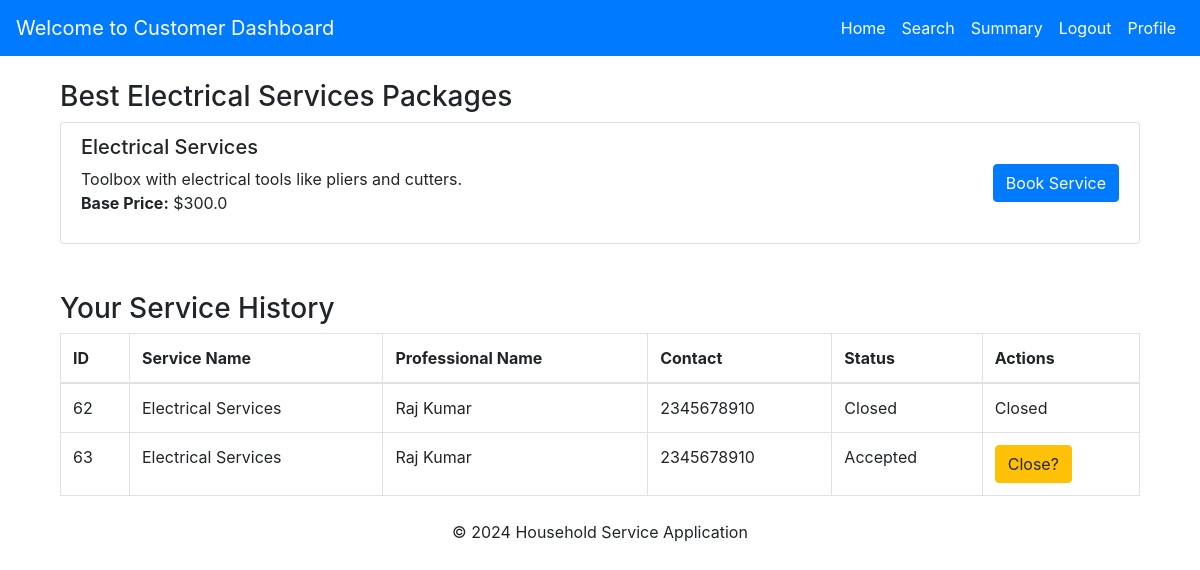
The page /customer/subcategory/5 (signed in) on the database its author committed.
### models.py (models this page shows, shortened)
class Service(db.Model):
    __tablename__ = 'service'
    service_id = db.Column(db.Integer, primary_key=True, autoincrement=True, nullable=False)
    user_id = db.Column(db.Integer, db.ForeignKey('users.user_id'), default=1, nullable=True)
    prof_id = db.Column(db.Integer, db.ForeignKey('service_professionals.prof_id'), default=1, nullable=True)
    name = db.Column(db.String(100), nullable=True)
    new_service_name = db.Column(db.String(100), nullable=True)
    description = db.Column(db.Text, nullable=True)
    base_price = db.Column(db.Float, nullable=False)
    date_created = db.Column(db.DateTime, default=datetime.utcnow)
    image = db.Column(db.String(255), nullable=True)

class ServiceRequest(db.Model):
    __tablename__ = 'service_requests'
    req_id = db.Column(db.Integer, primary_key=True, autoincrement=True, nullable=False)
    user_id = db.Column(db.Integer, db.ForeignKey('users.user_id'), nullable=True)
    service_id = db.Column(db.Integer, db.ForeignKey('service.service_id'), nullable=True)
    prof_id = db.Column(db.Integer, db.ForeignKey('service_professionals.prof_id'), nullable=True)
    status = db.Column(db.String(20), default='Requested', nullable=False)
    rating = db.Column(db.Integer)
    remarks = db.Column(db.String(255))
    requested_date = db.Column(db.DateTime, default=datetime.utcnow, nullable=False)
    close_date = db.Column(db.DateTime, default=datetime.utcnow, nullable=False)
    service = db.relationship('Service', backref='requests')
    professional = db.relationship('ServiceProfessional', backref='requests')

class ServiceProfessional(UserMixin, db.Model):
    __tablename__ = 'service_professionals'
    prof_id = db.Column(db.Integer, primary_key=True, autoincrement=True, nullable=False)  # Auto-increment primary key
    username = db.Column(db.String(255), unique=True, nullable=False)  # Unique username
    password = db.Column(db.String(200), nullable=False)  # Store hashed password
    prof_name = db.Column(db.String(250), nullable=False)  # Name of the professional
    service_type = db.Column(db.String(100), nullable=False)  # Type of service offered
    experience = db.Column(db.String(100), nullable=False)  # Years of experience
    address = db.Column(db.Text, nullable=False)  # Address
    contact = db.Column(db.String(15), nullable=False)  # Contact number
    pincode = db.Column(db.String(10), nullable=False)  # Pincode/ZIP code
    date_created = db.Column(db.DateTime, default=func.now(), nullable=False)  # Automatically set to current timestamp
    status = db.Column(db.Text, default=ProfessionalStatus.PENDING, nullable=False)  # Status stored as text
    role = db.Column(db.String(50), default='service_professional', nullable=False)
    service_requests = db.relationship('ServiceRequest', backref='service_professionals', lazy=True)

### customer_routes.py (the view, shortened to what this page needs)
@customer_bp.route('/subcategory/<int:service_id>', methods=['GET'])
def subcategory(service_id):
    service = Service.query.get(service_id)
    if not service:
        flash("Service not found!", "error")
        return redirect(url_for('customer.dashboard'))
    user_id = session.get('user_id')  # Get logged-in user's ID
    if not user_id:
        flash("You need to log in to access this page.", "danger")
        return redirect(url_for('main.login'))  # Redirect to login page
    services = Service.query.filter(Service.service_id == service_id).all()
    service_history = ServiceRequest.query.filter_by(service_id=service_id, user_id=user_id).all()
    return render_template(
        'user_panel/subcategory.html',
        service=service,
        services=services,
        service_history=service_history
    )

### templates/user_panel/subcategory.html (shortened to what this page needs)
{% extends 'user_panel/base.html' %}
{% block content %}
<div class="container">
    <section class="services mt-4">
        <h3>Best {{ service.name }} Packages</h3>
        <div class="list-group">
            {% for service in services %}
            <div class="list-group-item d-flex justify-content-between align-items-center">
                <div>
                    <h5>{{ service.name }}</h5>
                    <p>{{ service.description }}<br>
                    <strong>Base Price:</strong> ${{ service.base_price }}</p>
                </div>
                <a href="{{ url_for('customer.subcategory', service_id=service.service_id, action='book_service') }}"
                   class="btn btn-primary">Book Service</a>
            </div>
            {% endfor %}
        </div>
    </section>
    <section class="service-history mt-5">
        <h3>Your Service History</h3>
        <table class="table table-bordered">
            <thead>
                <tr>
                    <th>ID</th>
                    <th>Service Name</th>
                    <th>Professional Name</th>
                    <th>Contact</th>
                    <th>Status</th>
                    <th>Actions</th>
                </tr>
            </thead>
            <tbody>
                {% for service_request in service_history %}
                    <tr>
                        <td>{{ service_request.req_id }}</td>
                        <td>{{ service_request.service.name }}</td>
                        <td>{{ service_request.service_professionals.prof_name if service_request.service_professionals else 'N/A' }}</td>
                        <td>{{ service_request.service_professionals.contact if service_request.service_professionals else 'N/A' }}</td>
                        <td>{{ service_request.status }}</td>
                        <td>
                            {% if service_request.status == 'Closed' %}
                                Closed
                            {% elif service_request.status == 'Requested' %}
                                Requested
                            {% elif service_request.status == 'Accepted' %}
                                <a href="{{ url_for('customer.service_feedback', request_id=service_request.req_id) }}" class="btn btn-warning">Close?</a>
                            {% endif %}
                        </td>
                    </tr>
                {% endfor %}
            </tbody>
        </table>
    </section>
</div>
{% endblock %}

### templates/user_panel/base.html (style rules this page uses)
.container { margin-top: 20px; }

### rows shown on the page
Service: name "Electrical Services", description "Toolbox with electrical tools like pliers and cutters.", base_price "300.0"
ServiceRequest: req_id "62", service.name "Electrical Services", service_professionals "Raj Kumar", service_professionals "2345678910", status "Closed"
ServiceRequest: req_id "63", service.name "Electrical Services", service_professionals "Raj Kumar", service_professionals "2345678910", status "Accepted"
